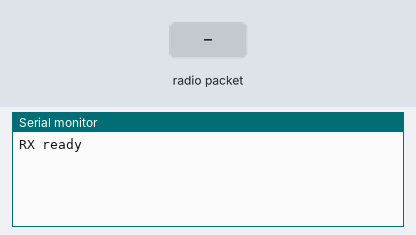
Recording of a sketch running on a simulated ESP32. On the bench: the last lines printed to the serial monitor. Inputs (shaded band) come from the test bench. No radio packets arrive unless stated.

Above: at 1.2 s.
1.3 s: radio packet "5" arrives
At 2.1 s:
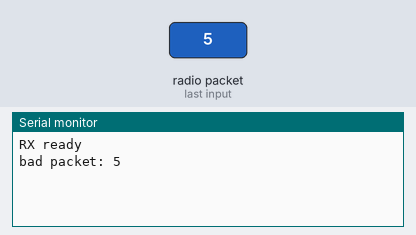
2.8 s: radio packet "90" arrives
At 3.3 s:
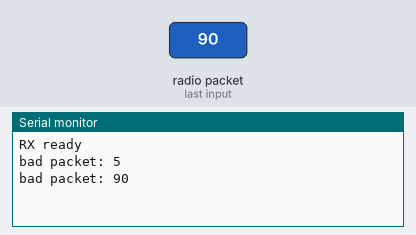
4.3 s: radio packet "200" arrives
At 5.6 s:
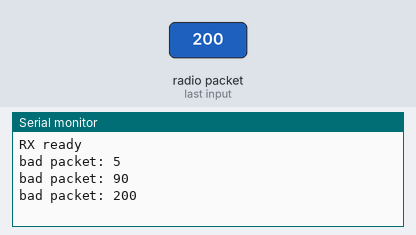

The sketch:

rx.ino
```cpp
#include <SPI.h>
#include <LoRa.h>

#define L_SCK  18
#define L_MISO 19
#define L_MOSI 23
#define L_NSS  5
#define L_RST  14
#define L_DIO0 26

long lastSeq = -1;
uint32_t received = 0;

void setup() {
  Serial.begin(115200);
  SPI.begin(L_SCK, L_MISO, L_MOSI, L_NSS);
  LoRa.setPins(L_NSS, L_RST, L_DIO0);
  if (!LoRa.begin(433E6)) { Serial.println("LoRa init failed"); while (1); }
  LoRa.setSpreadingFactor(7);
  LoRa.setSignalBandwidth(125E3);
  LoRa.setSyncWord(0x12);
  Serial.println("RX ready");
}

void loop() {
  int size = LoRa.parsePacket();
  if (!size) return;

  String msg = "";
  while (LoRa.available()) msg += (char)LoRa.read();

  // Packet format: seq,ax,ay,az,motion
  long seq;
  float ax, ay, az;
  int motion;
  if (sscanf(msg.c_str(), "%ld,%f,%f,%f,%d", &seq, &ax, &ay, &az, &motion) != 5) {
    Serial.printf("bad packet: %s\n", msg.c_str());
    return;
  }

  received++;
  long lost = (lastSeq >= 0) ? seq - lastSeq - 1 : 0;
  lastSeq = seq;

  Serial.printf("seq=%ld ax=%.2f ay=%.2f az=%.2f motion=%d | RSSI=%d dBm SNR=%.1f dB | lost=%ld total_rx=%lu\n",
                seq, ax, ay, az, motion, LoRa.packetRssi(), LoRa.packetSnr(), lost, received);
}
```

Measured:
- after the input at 1.3 s, the serial monitor: prints a new line at once (image 1)
- after the input at 2.8 s, the serial monitor: prints a new line at once (image 2)
- after the input at 4.3 s, the serial monitor: prints a new line at once (image 3)
